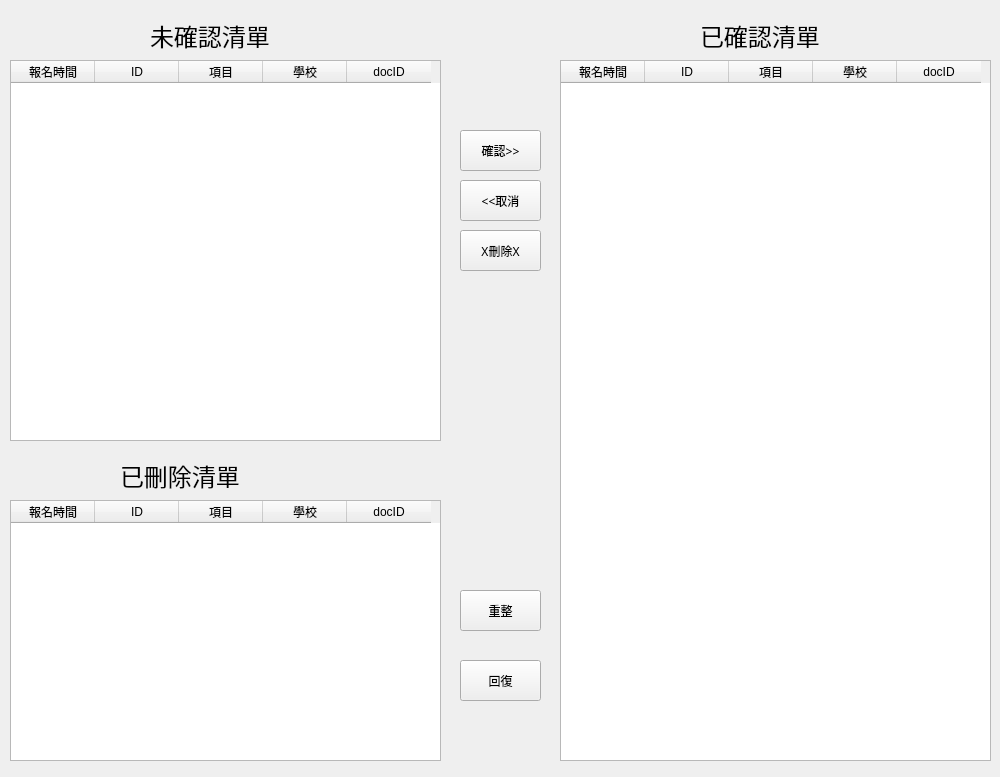
<?xml version="1.0" encoding="UTF-8"?>
<ui version="4.0">
 <class>MainWindow</class>
 <widget class="QMainWindow" name="MainWindow">
  <property name="geometry">
   <rect>
    <x>0</x>
    <y>0</y>
    <width>1000</width>
    <height>777</height>
   </rect>
  </property>
  <property name="minimumSize">
   <size>
    <width>1000</width>
    <height>777</height>
   </size>
  </property>
  <property name="maximumSize">
   <size>
    <width>1000</width>
    <height>777</height>
   </size>
  </property>
  <property name="windowTitle">
   <string>nukl-enroll-client</string>
  </property>
  <widget class="QWidget" name="centralwidget">
   <widget class="QLabel" name="uncheck_list_label">
    <property name="geometry">
     <rect>
      <x>150</x>
      <y>20</y>
      <width>151</width>
      <height>31</height>
     </rect>
    </property>
    <property name="font">
     <font>
      <family>微軟正黑體</family>
      <pointsize>18</pointsize>
     </font>
    </property>
    <property name="text">
     <string>未確認清單</string>
    </property>
   </widget>
   <widget class="QLabel" name="checked_list_label">
    <property name="geometry">
     <rect>
      <x>700</x>
      <y>20</y>
      <width>151</width>
      <height>31</height>
     </rect>
    </property>
    <property name="font">
     <font>
      <family>微軟正黑體</family>
      <pointsize>18</pointsize>
     </font>
    </property>
    <property name="text">
     <string>已確認清單</string>
    </property>
   </widget>
   <widget class="QTableWidget" name="uncheck_list">
    <property name="geometry">
     <rect>
      <x>10</x>
      <y>60</y>
      <width>431</width>
      <height>381</height>
     </rect>
    </property>
    <property name="editTriggers">
     <set>QAbstractItemView::NoEditTriggers</set>
    </property>
    <property name="selectionMode">
     <enum>QAbstractItemView::SingleSelection</enum>
    </property>
    <property name="selectionBehavior">
     <enum>QAbstractItemView::SelectRows</enum>
    </property>
    <attribute name="horizontalHeaderDefaultSectionSize">
     <number>84</number>
    </attribute>
    <column>
     <property name="text">
      <string>報名時間</string>
     </property>
    </column>
    <column>
     <property name="text">
      <string>ID</string>
     </property>
    </column>
    <column>
     <property name="text">
      <string>項目</string>
     </property>
    </column>
    <column>
     <property name="text">
      <string>學校</string>
     </property>
    </column>
    <column>
     <property name="text">
      <string>docID</string>
     </property>
    </column>
   </widget>
   <widget class="QTableWidget" name="checked_list">
    <property name="geometry">
     <rect>
      <x>560</x>
      <y>60</y>
      <width>431</width>
      <height>701</height>
     </rect>
    </property>
    <property name="editTriggers">
     <set>QAbstractItemView::NoEditTriggers</set>
    </property>
    <property name="selectionMode">
     <enum>QAbstractItemView::SingleSelection</enum>
    </property>
    <property name="selectionBehavior">
     <enum>QAbstractItemView::SelectRows</enum>
    </property>
    <attribute name="horizontalHeaderDefaultSectionSize">
     <number>84</number>
    </attribute>
    <column>
     <property name="text">
      <string>報名時間</string>
     </property>
    </column>
    <column>
     <property name="text">
      <string>ID</string>
     </property>
    </column>
    <column>
     <property name="text">
      <string>項目</string>
     </property>
    </column>
    <column>
     <property name="text">
      <string>學校</string>
     </property>
    </column>
    <column>
     <property name="text">
      <string>docID</string>
     </property>
    </column>
   </widget>
   <widget class="QPushButton" name="check_btn">
    <property name="geometry">
     <rect>
      <x>460</x>
      <y>130</y>
      <width>81</width>
      <height>41</height>
     </rect>
    </property>
    <property name="font">
     <font>
      <family>微軟正黑體</family>
     </font>
    </property>
    <property name="text">
     <string>確認&gt;&gt;</string>
    </property>
   </widget>
   <widget class="QPushButton" name="cancel_btn">
    <property name="geometry">
     <rect>
      <x>460</x>
      <y>180</y>
      <width>81</width>
      <height>41</height>
     </rect>
    </property>
    <property name="font">
     <font>
      <family>微軟正黑體</family>
     </font>
    </property>
    <property name="text">
     <string>&lt;&lt;取消</string>
    </property>
   </widget>
   <widget class="QPushButton" name="delete_btn">
    <property name="geometry">
     <rect>
      <x>460</x>
      <y>230</y>
      <width>81</width>
      <height>41</height>
     </rect>
    </property>
    <property name="font">
     <font>
      <family>微軟正黑體</family>
     </font>
    </property>
    <property name="text">
     <string>X刪除X</string>
    </property>
   </widget>
   <widget class="QTableWidget" name="deleted_list">
    <property name="geometry">
     <rect>
      <x>10</x>
      <y>500</y>
      <width>431</width>
      <height>261</height>
     </rect>
    </property>
    <property name="editTriggers">
     <set>QAbstractItemView::NoEditTriggers</set>
    </property>
    <property name="selectionMode">
     <enum>QAbstractItemView::SingleSelection</enum>
    </property>
    <property name="selectionBehavior">
     <enum>QAbstractItemView::SelectRows</enum>
    </property>
    <attribute name="horizontalHeaderDefaultSectionSize">
     <number>84</number>
    </attribute>
    <column>
     <property name="text">
      <string>報名時間</string>
     </property>
    </column>
    <column>
     <property name="text">
      <string>ID</string>
     </property>
    </column>
    <column>
     <property name="text">
      <string>項目</string>
     </property>
    </column>
    <column>
     <property name="text">
      <string>學校</string>
     </property>
    </column>
    <column>
     <property name="text">
      <string>docID</string>
     </property>
    </column>
   </widget>
   <widget class="QLabel" name="deleted_list_label">
    <property name="geometry">
     <rect>
      <x>120</x>
      <y>460</y>
      <width>151</width>
      <height>31</height>
     </rect>
    </property>
    <property name="font">
     <font>
      <family>微軟正黑體</family>
      <pointsize>18</pointsize>
     </font>
    </property>
    <property name="text">
     <string>已刪除清單</string>
    </property>
   </widget>
   <widget class="QPushButton" name="relife_btn">
    <property name="geometry">
     <rect>
      <x>460</x>
      <y>660</y>
      <width>81</width>
      <height>41</height>
     </rect>
    </property>
    <property name="font">
     <font>
      <family>微軟正黑體</family>
     </font>
    </property>
    <property name="text">
     <string>回復</string>
    </property>
   </widget>
   <widget class="QPushButton" name="refresh_btn">
    <property name="geometry">
     <rect>
      <x>460</x>
      <y>590</y>
      <width>81</width>
      <height>41</height>
     </rect>
    </property>
    <property name="font">
     <font>
      <family>微軟正黑體</family>
     </font>
    </property>
    <property name="text">
     <string>重整</string>
    </property>
   </widget>
  </widget>
 </widget>
 <resources/>
 <connections/>
</ui>
